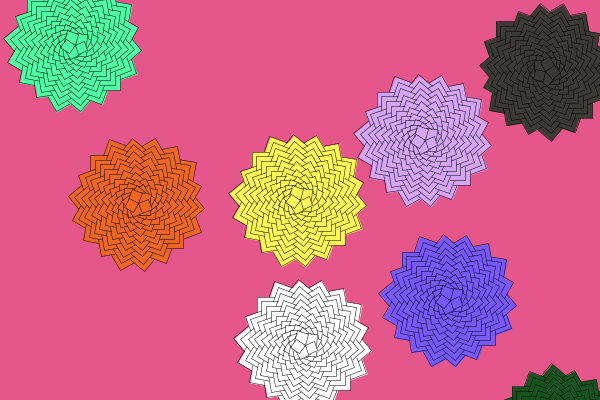
Frame 1 (no input)
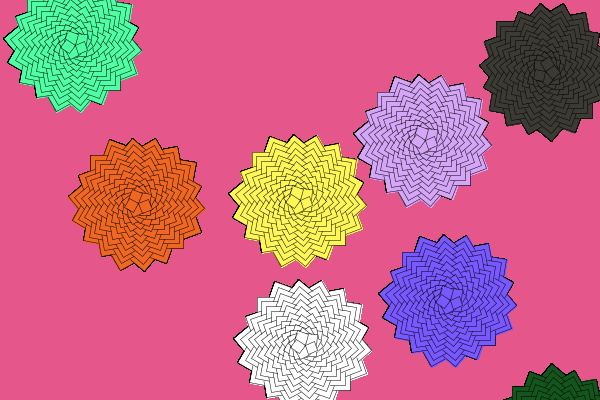
Frame 60 (the mouse pressed at the canvas centre just before this capture)
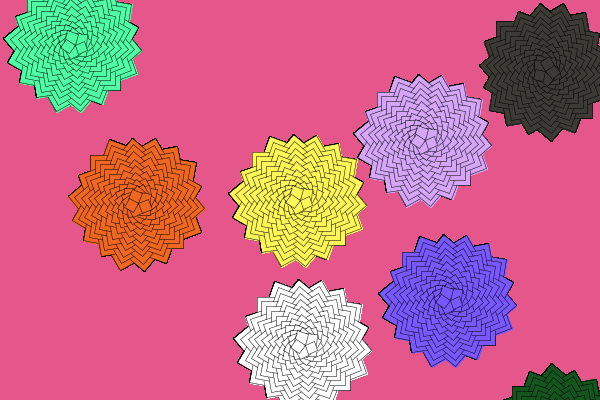
Frame 120 (the mouse held since frame 60 and released just before this capture)

The Processing sketch that drew these frames (run headless with seeded random() and noise(); from frame 60 on, the mouse is pressed at the canvas centre):

// Processing sketch: processing_133184
// ── processing_133184.pde

void setup(){
size(600, 400);
background(#E5568A);
strokeWeight(0.5);
frameRate(4.5);
smooth();
}
void draw()
{
translate (width/2, height/2);
pushMatrix();
fill(#FFF758);
for(int i=0; i<300; i=i+2)
{
 float myAngle = random (500, 300);
 rotate(radians(myAngle));
 float rectSize = map(i,0,300,50,10);
 rect(0,0, rectSize, rectSize);

}
popMatrix();

translate (width/4, height/4);
pushMatrix();
fill(#7858FF);
for(int i=0; i<300; i=i+2)
{
 float myAngle = random (500, 300);
 rotate(radians(myAngle));
 float rectSize = map(i,0,300,50,10);
 rect(0,0, rectSize, rectSize);
}
popMatrix();

translate (-375, -255);
pushMatrix();
fill(#50FFA3);
for(int i=0; i<300; i=i+2)
{
 float myAngle = random (500, 300);
 rotate(radians(myAngle));
 float rectSize = map(i,0,300,50,10);
 rect(0,0, rectSize, rectSize);
}
 popMatrix();


translate(230,300);
pushMatrix();
fill(#FFFFFF);
for(int i=0; i<300; i=i+2)
{
 float myAngle = random (500, 300);
 rotate(radians(myAngle));
 float rectSize = map(i,0,300,50,10);
 rect(0,0, rectSize, rectSize);
}
 popMatrix();

translate(300,125);
fill(#92CCFA);
pushMatrix();
for(int i=0; i<300; i=i+2)
{
 float myAngle = random (500, 300);
 rotate(radians(myAngle));
 float rectSize = map(i,0,300,50,10);
 rect(0,0, rectSize, rectSize);
}
 popMatrix();
 
 
translate(-180, -330);
fill(#D5A5F7);
for(int i=0; i<300; i=i+2)
{
 float myAngle = random (500, 300);
 rotate(radians(myAngle));
 float rectSize = map(i,0,300,50,10);
 rect(0,0, rectSize, rectSize);
}

 
translate(-120, -70);
fill(#3B3A35);
for(int i=0; i<300; i=i+2)
{
 float myAngle = random (500, 300);
 rotate(radians(myAngle));
 float rectSize = map(i,0,300,50,10);
 rect(0,0, rectSize, rectSize);
}

translate(-320, -170);
fill(#14551E);
for(int i=0; i<300; i=i+2)
{
 float myAngle = random (500, 300);
 rotate(radians(myAngle));
 float rectSize = map(i,0,300,50,10);
 rect(0,0, rectSize, rectSize);
}
translate(-420, -230);
fill(#F06722);
for(int i=0; i<300; i=i+2)
{
 float myAngle = random (500, 300);
 rotate(radians(myAngle));
 float rectSize = map(i,0,300,50,10);
 rect(0,0, rectSize, rectSize);

}
translate(-580, -330);
fill(#C6230A);
for(int i=0; i<300; i=i+2)
{
 float myAngle = random (500, 300);
 rotate(radians(myAngle));
 float rectSize = map(i,0,300,50,10);
 rect(0,0, rectSize, rectSize);
}
}
